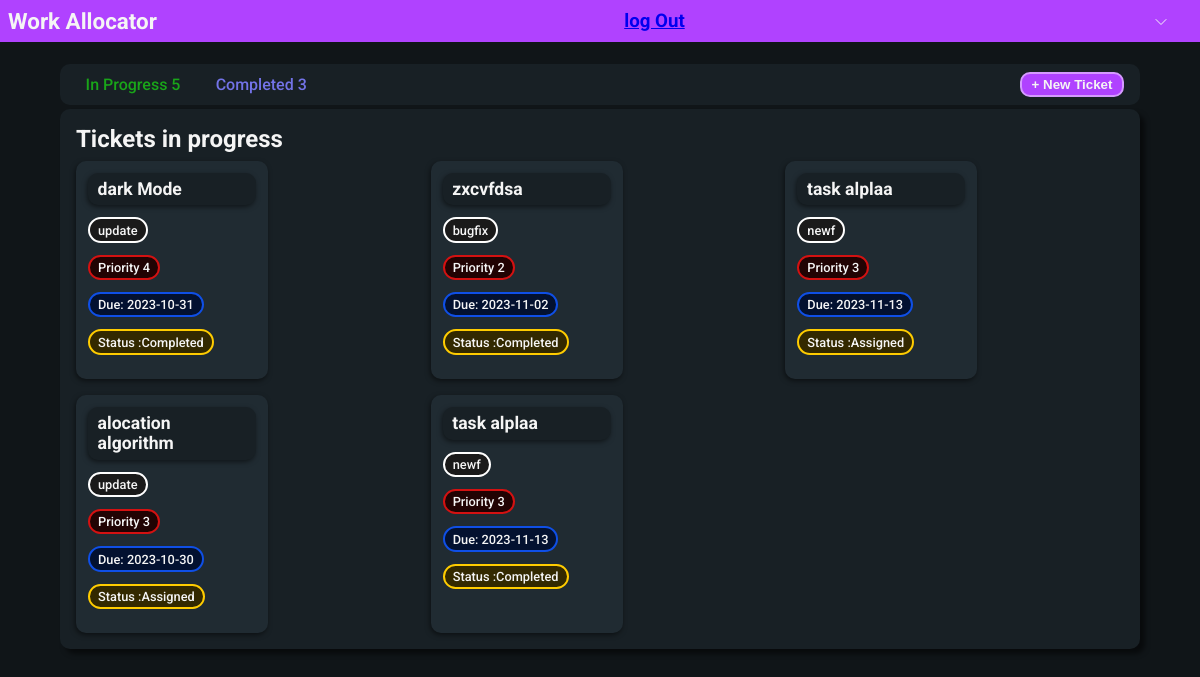
The app's page /manage/manage.php with its own data.
### tables this page shows
CREATE TABLE `tbl_ticket` (
  `ticket_id` int(11) NOT NULL,
  `ticket_name` varchar(20) NOT NULL,
  `ticket_type` varchar(20) NOT NULL,
  `ticket_priority` int(11) NOT NULL,
  `ticket_set_date` date NOT NULL DEFAULT current_timestamp(),
  `ticket_deadline` date NOT NULL,
  `ticket_status` int(11) NOT NULL DEFAULT 0,
  `dev_id` int(11) NOT NULL,
  `ticket_difficulty` int(11) NOT NULL,
  `dev_type` varchar(10) NOT NULL
);

### manage/manage.php (the view, shortened to what this page needs)
<?php
include("../connection/connection.php");
$manager_name =$_GET['mname'];
$countCompletedQuery = "SELECT COUNT(*) AS completed_count FROM `tbl_ticket` WHERE ticket_status >= 3";
$completed_result = $con->query($countCompletedQuery);
$completed_row = $completed_result->fetch_assoc();
$completed_value = $completed_row['completed_count'];
$countInProgressQuery = "SELECT COUNT(*) AS progress_count FROM `tbl_ticket`   ";
$progress_result = $con->query($countInProgressQuery);
$progress_row = $progress_result->fetch_assoc();
$progress_value = $progress_row['progress_count'];
$selectQuery = "SELECT * FROM `tbl_ticket`";
$result = $con->query($selectQuery);
?>
<!DOCTYPE html>
<html>
<head>
	<link rel="stylesheet" href="../shared.css">
	<link rel="stylesheet" href="create-task-modal.css">
	<link rel="stylesheet" href="manage.css">
</head>
<body>
	<header class="main-header">
		<div class="main-header__div">
			<h2 class="main-header__title">Work Allocator </h2>
			<h3><a href="../index.html">log Out</a></h3>
			<p class="main-header__username"><?php echo $manager_name; ?>
				<svg xmlns="http://www.w3.org/2000/svg" fill="none" viewBox="0 0 24 24" stroke-width="1.5" stroke="currentColor" class="w-6 h-6 chev">
					<path stroke-linecap="round" stroke-linejoin="round" d="M19.5 8.25l-7.5 7.5-7.5-7.5" />
				</svg>
			</p>
		</div>
	</header>
	<main>
		<div class="ticket-tab">
			<div class="ticket-tab__container">
				<div class="ticket-tab__item ticket-tab__progress ">In Progress <?php echo$progress_value;?></div>
				<div class="ticket-tab__item ticket-tab__completed">Completed <?php echo$completed_value;?></div>
			</div>
			<button class="ticket-tab__create-button">+ New Ticket</button>
		</div>
		<div class="ticket-panel-container">
			<h2>Tickets in progress</h2>
			<div class="ticket-panel">
				<?php
				if ($result->num_rows > 0) {
					while ($row = $result->fetch_assoc()) {
				?>
						<div class="ticket">
							<h3 class="ticket__name"> <?php echo $row['ticket_name']; ?> </h3>
							<p class="ticket__type"> <?php echo $row['ticket_type']; ?> </p>
							<p class="ticket__priority"> Priority <?php echo $row['ticket_priority']; ?> </p>
							<p class="ticket__deadline">Due: <span class="ticket__date"><?php echo $row['ticket_deadline']; ?> </span></p>
							<?php
								if ($row['ticket_status'] == 0) {
									$status = "Pending";
								} elseif ($row['ticket_status'] == 1) {
									$status = "Assigned";
								} elseif ($row['ticket_status'] == 2) {
									$status = "Under Work";
								} elseif ($row['ticket_status'] == 3) {
									$status = "Completed";
								}
							?>
							<p class="ticket__status">Status :<?php echo $status ?></p>
						</div>
				<?php }
				} else {
					echo "No tickets found";
				}
				?>
			</div>
		</div>
	</main>
</body>
</html>

### shared.css (style rules this page uses)
* { box-sizing: border-box; margin: 0; padding: 0; }
:root { --text-col: whitesmoke; --background-col: hsl(203, 20%, 8%); --background-col-light: hsl(202, 22%, 12%); --background-col-lighter: hsl(202, 22%, 16%); --accent-col: #b042ff; --accent-col-active: #b042ff9f; --progress-col: rgb(25, 165, 25); --completed-col: rgb(115, 115, 232); --hold-col: rgb(255, 204, 0); --issue-col: red; --extend-col: orange; --shadow: -1px 2px 5px rgba(0, 0, 0, 0.5); }
body { font-family: 'Roboto', sans-serif; color: var(--text-col); background-color: var(--background-col); }
.main-header { background-color: var(--accent-col); position: fixed; top: 0; left: 0; width: 100%; }
.main-header__div { height: 100%; width: 98%; padding: 0.5rem; display: flex; justify-content: left; align-items: center; }
.main-header__title { font-size: 1.4rem; }
.ticket { background-color: var(--background-col-lighter); box-shadow: -1px 2px 5px rgba(0, 0, 0, 0.5); border-radius: 10px; padding: 0.75rem; width: 12rem; font-size: 0.8rem; font-weight: 500; }
.ticket__name { font-size: 1.1rem; margin-bottom: 0.75rem; background-color: var(--background-col-light); border-radius: 10px; padding: 0.4rem 0.6rem; box-shadow: -1px 2px 5px rgba(0, 0, 0, 0.5); }
.ticket__type { width: fit-content; background-color: hsl(0, 0%, 10%); padding: 0.2rem 0.5rem; border-radius: 100rem; border: 2px solid white; margin-bottom: 0.75rem; }
.ticket__priority { padding: 0.2rem 0.5rem; border-radius: 100rem; border: 2px solid hsl(0, 85%, 45%); background-color: hsl(0, 85%, 7%); margin-bottom: 0.75rem; width: fit-content; }
.ticket__deadline { margin-bottom: 0.75rem; padding: 0.2rem 0.5rem; border-radius: 100rem; border: 2px solid hsl(222, 88%, 48%); background-color: hsl(222, 88%, 10%); width: fit-content; }
.ticket__status { width: fit-content; margin-bottom: 0.5rem; padding: 0.2rem 0.5rem; border-radius: 100rem; border: 2px solid var(--hold-col); margin-bottom: 0.75rem; background-color: hsl(48, 100%, 10%); }

### manage/manage.css (style rules this page uses)
.main-header__div { justify-content: space-between; align-items: center; }
.main-header__username { font-weight: 500; cursor: pointer; }
.chev { width: 1rem; transform: translate(1px, 3px) }
main { margin-top: 4rem; }
.ticket-tab { max-width: 90%; min-height: 2rem; margin: 0 auto; padding: 0.5rem 1rem; border-radius: 10px; display: flex; align-items: center; justify-content: space-between; gap: 1rem; background-color: var(--background-col-light); }
.ticket-tab__container { display: flex; gap: 1rem; }
.ticket-tab__item { padding: 0.2rem 0.6rem; border-radius: 10px; font-weight: 500; cursor: pointer; }
.ticket-tab__progress { color: var(--progress-col); }
.ticket-tab__completed { color: var(--completed-col); }
.ticket-tab__create-button { background-color: var(--accent-col); border: 2px solid hsl(275, 100%, 80%); color: var(--text-col); font-weight: 700; border-radius: 10px; padding: 0.2rem 0.6rem; cursor: pointer; }
.ticket-panel-container { padding: 1rem; width: 90%; margin-top: 0.2rem; margin-left: auto; margin-right: auto; border-radius: 10px; box-shadow: 5px 5px 5px rgba(0, 0, 0, 0.5); background-color: var(--background-col-light) }
.ticket-panel { margin-top: 0.5rem; display: grid; grid-template-columns: 1fr 1fr 1fr; gap: 1rem; }

### records on screen
tbl_ticket: ticket_name "dark Mode", ticket_type "update", ticket_priority "4", ticket_deadline "2023-10-31", ticket_status "Completed"
tbl_ticket: ticket_name "zxcvfdsa", ticket_type "bugfix", ticket_priority "2", ticket_deadline "2023-11-02", ticket_status "Completed"
tbl_ticket: ticket_name "task alplaa", ticket_type "newf", ticket_priority "3", ticket_deadline "2023-11-13", ticket_status "Assigned"
tbl_ticket: ticket_name "alocation algorithm", ticket_type "update", ticket_priority "3", ticket_deadline "2023-10-30", ticket_status "Assigned"
tbl_ticket: ticket_name "task alplaa", ticket_type "newf", ticket_priority "3", ticket_deadline "2023-11-13", ticket_status "Completed"

### other values on screen
$progress_value "5"
$completed_value "3"
